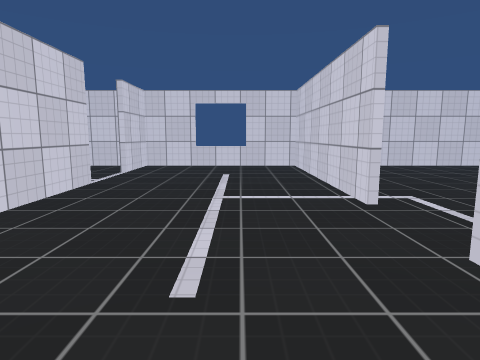
[1] (above)

16 first-person views from a walk through a 3-D level made in the Unity game engine. The camera is 1.2 m above the floor, tilts 8° down and sees 75° across. The floor is counted in squares, 1 m on a side. Each view is taken from the middle of a square. On the plan, view 1 faces up. The plan holds only what a view shows up to about 13 squares ahead; the rest is blank. The place goes on beyond the plan. Surface patterns are stand-ins for the level's own textures.

[2]
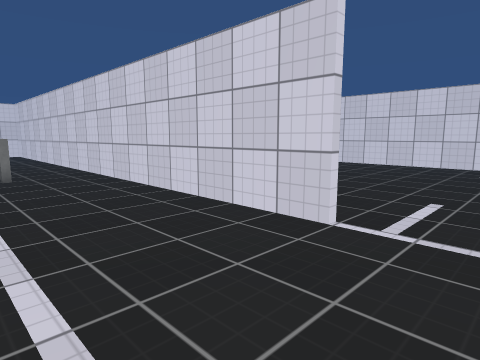

[3]
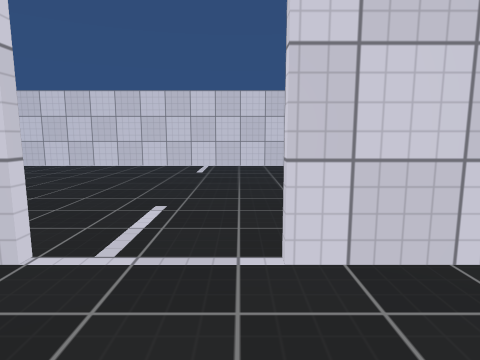

[4]
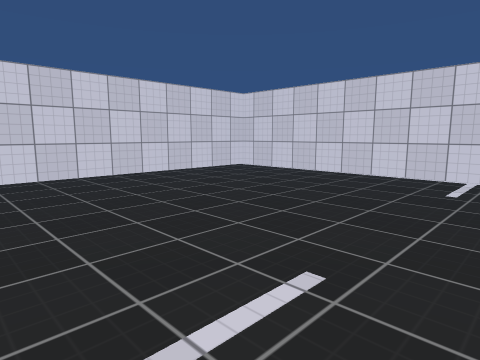

[5]
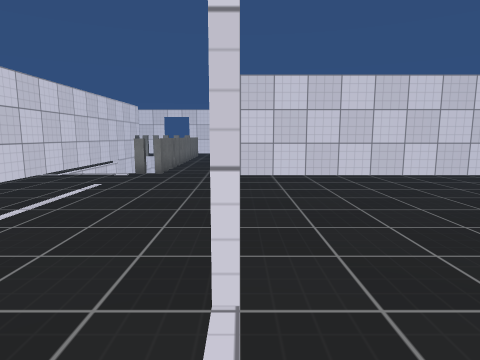

[6]
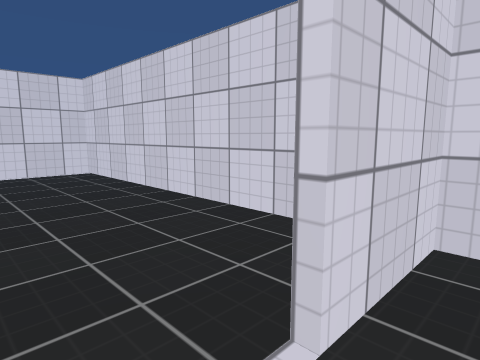

[7]
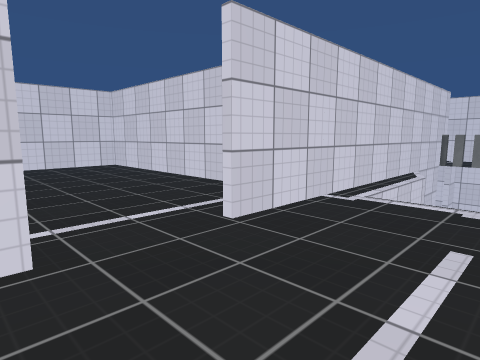

[8]
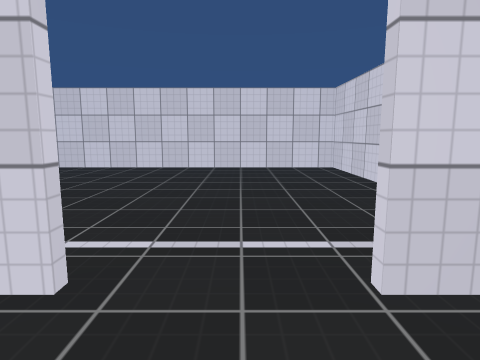

[9]
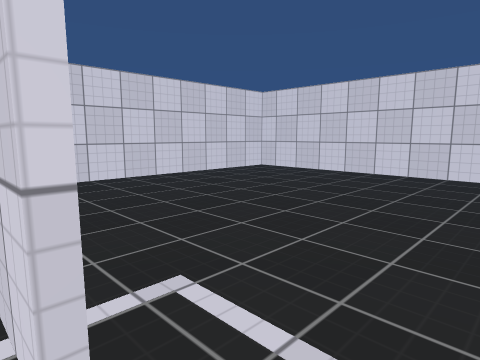

[10]
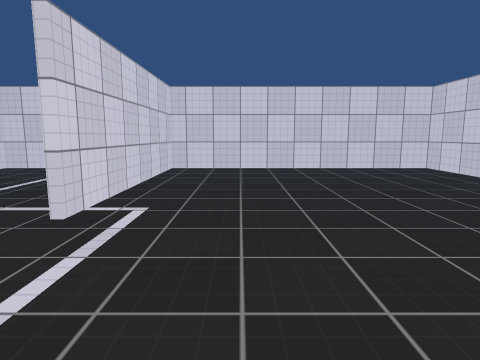

[11]
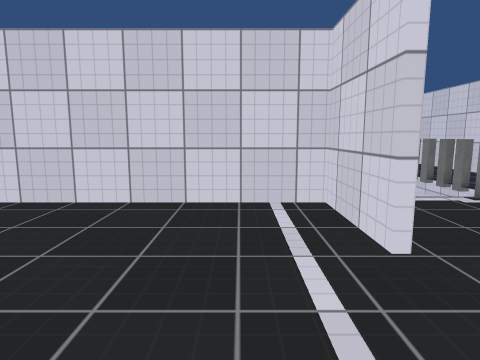

[12]
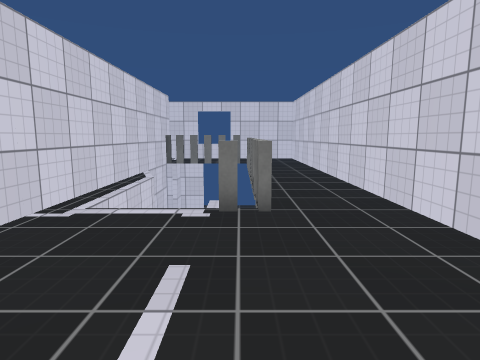

[13]
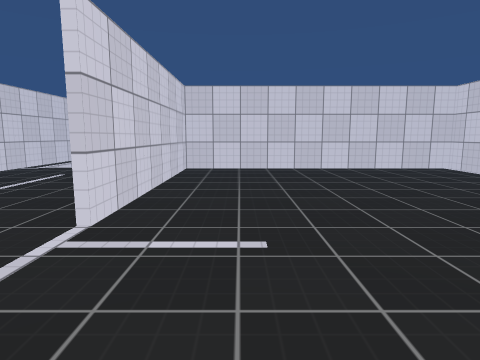

[14]
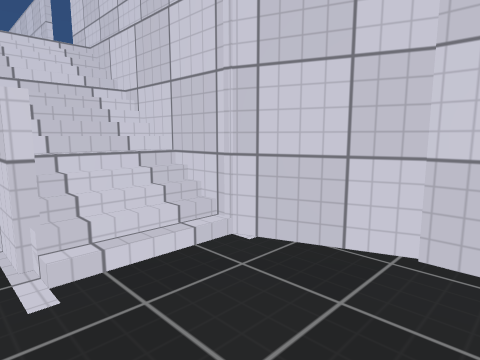

[15]
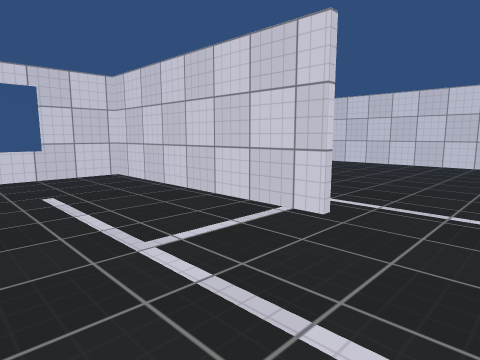

[16]
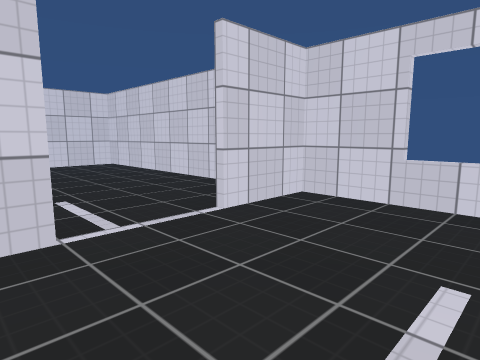

### Floor plan
Key: @ floor where view 1 was taken; # wall or solid block; x gap in a wall; . main floor; - floor 3 m lower than the main floor; / step, stairs or slope; = window, fence, low wall or low ledge.
Columns run from 14 left of view 1 to 12 right of it. Each row starts with its distance up from view 1.
 13 #############=#############
 12 #.........#.....#.........#
 11 #.........#.....#.........#
 10 #...............#.........#
  9 #...............#.........#
  8 #...............#.........#
  7 #.........#.....#.........#
  6 #.........#.....#.........#
  5 #.........#...............#
  4 #.........#...............#
  3 #.........#...............#
  2 #.........#.....#.........#
  1 #.........#.....#.........#
  0 ###########../@/###########
 -1           #..x=/#
 -2           #..x//#
 -3           #..#//#
 -4           #..x//#
 -5           #..---#
 -6           #.. --#
 -7           #..- -#
 -8           #.    #
 -9                 #

Positions as (right, up) in squares from view 1, and headings:
1: (0, 0), facing up
2: (0, 10), facing down-left
3: (-1, 10), facing left
4: (-4, 10), facing down-left
5: (-4, 10), facing down
6: (-3, 9), facing up-left
7: (-1, 6), facing down-right
8: (0, 4), facing right
9: (2, 4), facing up-right
10: (5, 1), facing up
11: (4, 6), facing down
12: (-1, 5), facing down
13: (-6, 12), facing down
14: (-1, -7), facing up-right
15: (-2, 3), facing up-right
16: (0, 7), facing up-left
